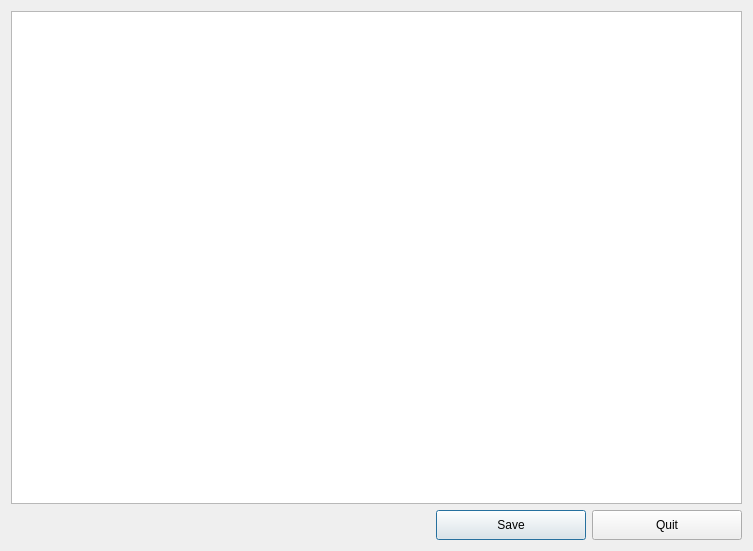
<?xml version="1.0" encoding="UTF-8"?>
<ui version="4.0">
 <class>editDialog</class>
 <widget class="QDialog" name="editDialog">
  <property name="geometry">
   <rect>
    <x>0</x>
    <y>0</y>
    <width>753</width>
    <height>551</height>
   </rect>
  </property>
  <property name="windowTitle">
   <string>Dialog</string>
  </property>
  <layout class="QVBoxLayout" name="verticalLayout">
   <item>
    <widget class="QPlainTextEdit" name="plainTextEdit"/>
   </item>
   <item>
    <layout class="QHBoxLayout" name="horizontalLayout">
     <item>
      <spacer name="horizontalSpacer">
       <property name="orientation">
        <enum>Qt::Orientation::Horizontal</enum>
       </property>
       <property name="sizeHint" stdset="0">
        <size>
         <width>40</width>
         <height>20</height>
        </size>
       </property>
      </spacer>
     </item>
     <item>
      <widget class="QPushButton" name="pushButtonSauver">
       <property name="minimumSize">
        <size>
         <width>150</width>
         <height>30</height>
        </size>
       </property>
       <property name="maximumSize">
        <size>
         <width>16777215</width>
         <height>30</height>
        </size>
       </property>
       <property name="text">
        <string>Save</string>
       </property>
      </widget>
     </item>
     <item>
      <widget class="QPushButton" name="pushButtonQuit">
       <property name="minimumSize">
        <size>
         <width>150</width>
         <height>30</height>
        </size>
       </property>
       <property name="maximumSize">
        <size>
         <width>16777215</width>
         <height>30</height>
        </size>
       </property>
       <property name="text">
        <string>Quit</string>
       </property>
      </widget>
     </item>
    </layout>
   </item>
  </layout>
 </widget>
 <resources/>
 <connections/>
</ui>
